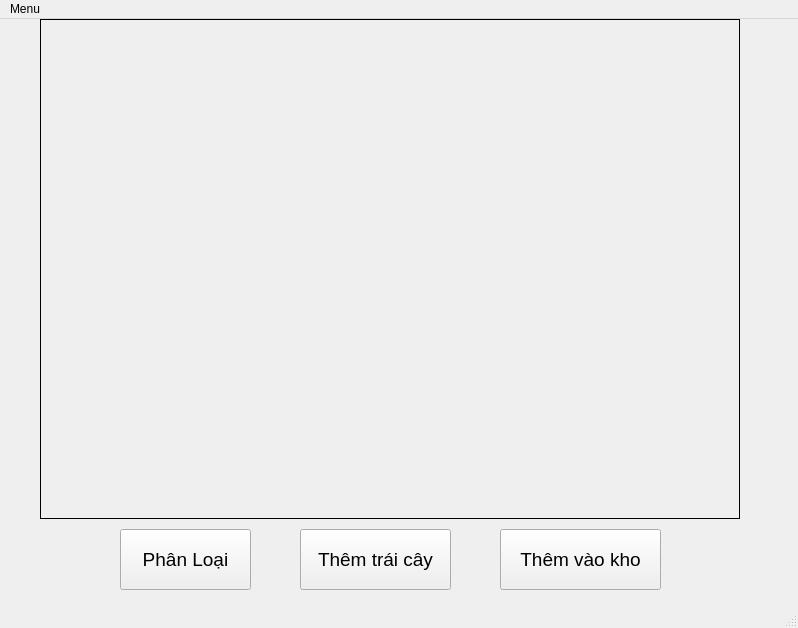
<?xml version="1.0" encoding="UTF-8"?>
<ui version="4.0">
 <class>MainWindow</class>
 <widget class="QMainWindow" name="MainWindow">
  <property name="geometry">
   <rect>
    <x>0</x>
    <y>0</y>
    <width>798</width>
    <height>628</height>
   </rect>
  </property>
  <property name="windowTitle">
   <string>MainWindow</string>
  </property>
  <property name="styleSheet">
   <string notr="true"/>
  </property>
  <widget class="QWidget" name="centralwidget">
   <widget class="QLabel" name="label">
    <property name="geometry">
     <rect>
      <x>40</x>
      <y>0</y>
      <width>700</width>
      <height>500</height>
     </rect>
    </property>
    <property name="styleSheet">
     <string notr="true"/>
    </property>
    <property name="frameShape">
     <enum>QFrame::Box</enum>
    </property>
    <property name="text">
     <string/>
    </property>
    <property name="scaledContents">
     <bool>false</bool>
    </property>
    <property name="alignment">
     <set>Qt::AlignCenter</set>
    </property>
   </widget>
   <widget class="QPushButton" name="Button_start">
    <property name="geometry">
     <rect>
      <x>120</x>
      <y>510</y>
      <width>131</width>
      <height>61</height>
     </rect>
    </property>
    <property name="font">
     <font>
      <family>MS Shell Dlg 2</family>
      <pointsize>14</pointsize>
      <weight>50</weight>
      <italic>false</italic>
      <bold>false</bold>
     </font>
    </property>
    <property name="styleSheet">
     <string notr="true">font: 14pt &quot;MS Shell Dlg 2&quot;;</string>
    </property>
    <property name="text">
     <string>Phân Loại</string>
    </property>
   </widget>
   <widget class="QPushButton" name="Button_stop">
    <property name="geometry">
     <rect>
      <x>500</x>
      <y>510</y>
      <width>161</width>
      <height>61</height>
     </rect>
    </property>
    <property name="font">
     <font>
      <family>MS Shell Dlg 2</family>
      <pointsize>14</pointsize>
      <weight>50</weight>
      <italic>false</italic>
      <bold>false</bold>
     </font>
    </property>
    <property name="styleSheet">
     <string notr="true">font: 14pt &quot;MS Shell Dlg 2&quot;;</string>
    </property>
    <property name="text">
     <string>Thêm vào kho</string>
    </property>
   </widget>
   <widget class="QPushButton" name="select">
    <property name="geometry">
     <rect>
      <x>300</x>
      <y>510</y>
      <width>151</width>
      <height>61</height>
     </rect>
    </property>
    <property name="font">
     <font>
      <family>MS Shell Dlg 2</family>
      <pointsize>14</pointsize>
      <weight>50</weight>
      <italic>false</italic>
      <bold>false</bold>
     </font>
    </property>
    <property name="styleSheet">
     <string notr="true">font: 14pt &quot;MS Shell Dlg 2&quot;;</string>
    </property>
    <property name="text">
     <string>Thêm trái cây</string>
    </property>
   </widget>
  </widget>
  <widget class="QMenuBar" name="menubar">
   <property name="geometry">
    <rect>
     <x>0</x>
     <y>0</y>
     <width>798</width>
     <height>26</height>
    </rect>
   </property>
   <widget class="QMenu" name="menuMenu">
    <property name="title">
     <string>Menu</string>
    </property>
    <addaction name="actionPh_n_Lo_i"/>
    <addaction name="actionKho"/>
    <addaction name="actionTr_i_C_y"/>
    <addaction name="Logout"/>
   </widget>
   <addaction name="menuMenu"/>
  </widget>
  <widget class="QStatusBar" name="statusbar"/>
  <action name="actionPh_n_Lo_i">
   <property name="text">
    <string>Phân Loại</string>
   </property>
  </action>
  <action name="actionKho">
   <property name="text">
    <string>Kho</string>
   </property>
  </action>
  <action name="actionTr_i_C_y">
   <property name="text">
    <string>Trái Cây</string>
   </property>
  </action>
  <action name="Logout">
   <property name="text">
    <string>Đăng Xuất</string>
   </property>
  </action>
 </widget>
 <resources/>
 <connections/>
</ui>
